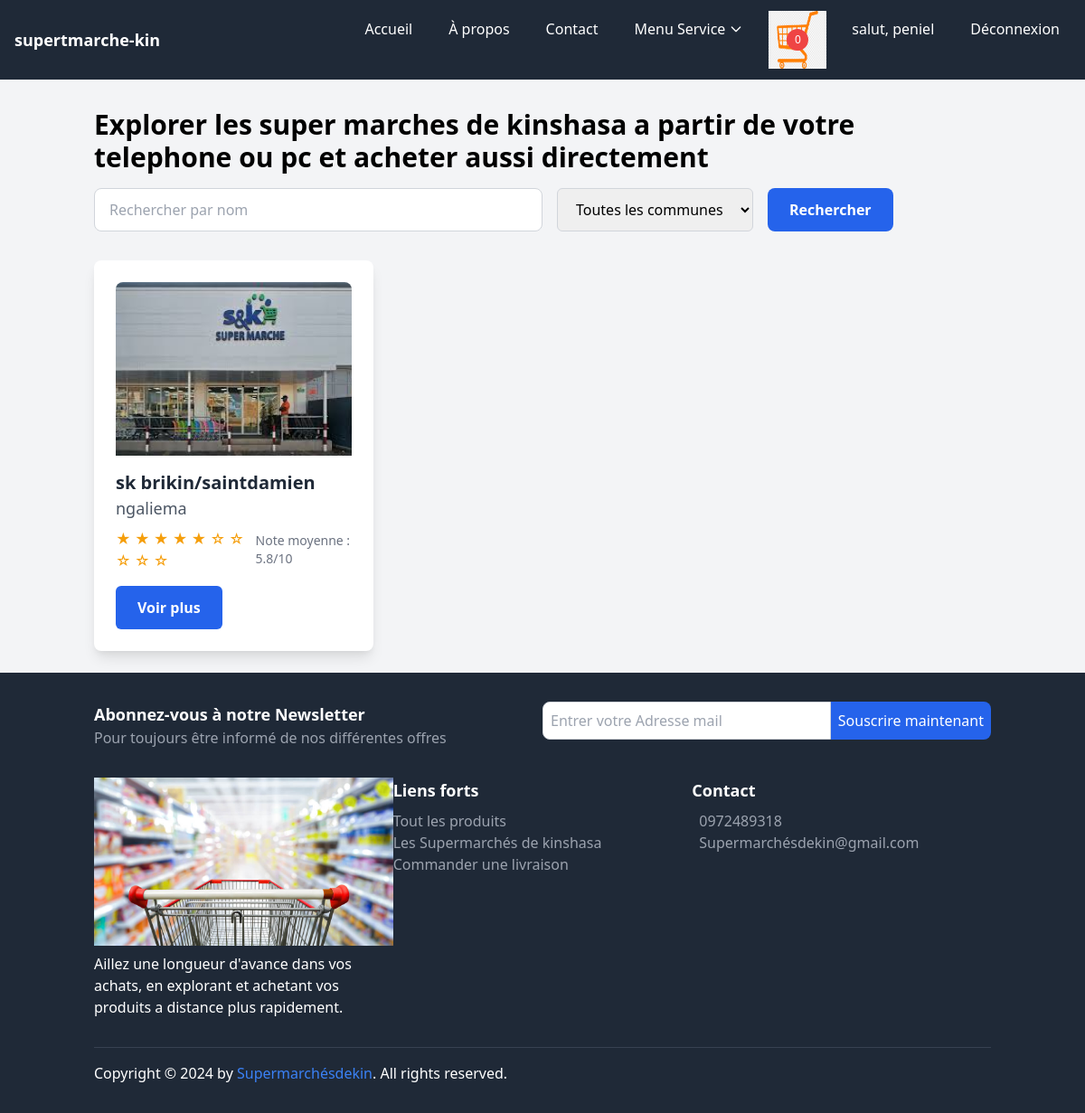
Screenshot of /list_store/ (signed in) with the database file from the repository.
### core/models.py (models this page shows, shortened)
class Cart(models.Model):
    user = models.ForeignKey(settings.AUTH_USER_MODEL, on_delete=models.CASCADE, related_name='carts')
    created_at = models.DateTimeField(auto_now_add=True)
    is_ordered = models.BooleanField(default=False)
    is_active = models.BooleanField(default=True) # Ajoutez ce champ
    def get_item_count(self):
        return sum(item.quantity for item in self.items.all())

class CustomUser(AbstractUser):
    email = models.EmailField(unique=True)
    profile_pic = models.ImageField(upload_to="p_img", blank=True, null=True)
    address = models.CharField(max_length=50, blank=True, null=True)
    phone = models.CharField(max_length=11, blank=True, null=True)
    role = models.CharField(max_length=50, blank=True, null=True)
    bio = models.TextField(blank=True, null=True)
    USERNAME_FIELD = 'email'
    REQUIRED_FIELDS = ('username',)

class Store(models.Model):
    owner = models.ForeignKey(settings.AUTH_USER_MODEL, on_delete=models.CASCADE, related_name="stores")
    name = models.CharField(max_length=255)
    slug=models.SlugField(blank=True, null=True)
    description = models.TextField()
    thumbnail = models.ImageField(upload_to="img", null=True, blank=True, verbose_name="Image du Store")
    created_at = models.DateTimeField(auto_now_add=True)
    updated_at = models.DateTimeField(auto_now=True, verbose_name="Date de mise à jour")
    commune = models.CharField(max_length=100, choices=COMMUNES_CHOICES, default='kinshasa', verbose_name="Commune")

### base/views.py (the view)
# urls.py: path('list_store/',views.list_store, name= 'list_store'),
def list_store(request):
    stores = Store.objects.all()
    store_name = request.GET.get('nom', '')
    if store_name:
        stores = stores.filter(name__icontains=store_name)
    commune = request.GET.get('commune', '')
    if commune:
        stores = stores.filter(commune=commune)
    paginator = Paginator(stores, 4)
    page_number = request.GET.get('page')
    try:
        stores_page = paginator.page(page_number)
    except PageNotAnInteger:
        stores_page = paginator.page(1)
    except EmptyPage:
        stores_page = paginator.page(paginator.num_pages)
    for store in stores_page:
        testimonials = Testimonial.objects.filter(store=store)
        if testimonials.exists():
            store.average_rating = testimonials.aggregate(Avg('rating'))['rating__avg']
        else:
            store.average_rating = 0
    communes = [
    ('', 'Toutes les communes'),
    ('ngaliema', 'Ngaliema'),
    ('limete', 'Limete'),
    ('mongafula', 'Mongafula'),
    ('kingabwa', 'Kingabwa'),
    ('bandalungwa', 'Bandalungwa'),
    ('kinshasa', 'Kinshasa'),
    ('gombe', 'Gombe'),
    ('kasa-vubu', 'Kasa-Vubu'),
    ('ngiri-ngiri', 'Ngiri-Ngiri'),
    ('kinkole', 'Kinkole'),
    ('matete', 'Matete'),
    ('kinshasa', 'Kinshasa'),
    ('kimbanguiste', 'Kimbanguiste'),
    ('kalamu', 'Kalamu'),
    ('ngaba', 'Ngaba'),
    ('lemba', 'Lemba'),
    ('madrassah', 'Madrassah'),
    ('masina', 'Masina'),
    ('lualaba', 'Lualaba'),
    ('kwa-kabuya', 'Kwa-Kabuya'),
    ('makala', 'Makala'),
    ('bumbu', 'Bumbu'),
    ('ngombé', 'Ngombé'),
    ('eala', 'Eala'),
]
    context = {
        'stores': stores_page,
        'store_name': store_name,
        'rating_choices': Testimonial.RATING_CHOICES,
        'range_10': range(1, 11),  # Créer la plage de 1 à 10 pour les étoiles
        'communes': communes,
        'commune': commune,
    }
    return render(request, "base/list_store.html", context)

### core/context_processors.py (called while the page is built)
def cart(request):
    if request.user.is_authenticated:
        cart = get_or_create_cart(request.user)
    else:
        cart = None
    return {'cart': cart}

### core/utils.py (called while the page is built)
def get_or_create_cart(user):
    cart, created = Cart.objects.get_or_create(user=user, is_active=True)
    return cart

### base/templates/base/list_store.html (shortened to what this page needs)
{% extends "base.html" %}
{% load static %}
{% block content %}
<section class="container mx-auto mt-8 px-4">
    <h2 class="text-3xl font-bold mb-4">Explorer les super marches de kinshasa a partir de votre telephone ou pc et acheter aussi directement</h2>
    <form method="GET" action="{% url 'list_store' %}" class="mb-8">
        <div class="flex gap-4">
            <input type="text" name="nom" value="{{ store_name }}" placeholder="Rechercher par nom" class="px-4 py-2 border border-gray-300 rounded-lg w-full sm:w-1/2">
            <select name="commune" class="px-4 py-2 w-full sm:w-auto border border-gray-300 rounded-md">
                {% for value, label in communes %}
                    <option value="{{ value }}" {% if value == commune %}selected{% endif %}>{{ label }}</option>
                {% endfor %}
            </select>
            <button type="submit" class="px-6 py-3 bg-blue-600 text-white rounded-lg font-semibold hover:bg-blue-700 focus:outline-none focus:ring-2 focus:ring-blue-500 w-full sm:w-auto">
                Rechercher
            </button>
        </div>
    </form>
<div class="grid grid-cols-1 sm:grid-cols-2 lg:grid-cols-3 xl:grid-cols-4 gap-8">
    {% for store in stores %}
    <div class="transform transition-transform hover:scale-105 hover:shadow-lg duration-300 mb-6">
        <div class="bg-white p-6 rounded-lg shadow-lg hover:shadow-2xl">
            {% if store.thumbnail %}
            <img class="w-full h-48 object-cover rounded-t-lg" src="{{ store.thumbnail.url }}" alt="{{ store.name }}">
            {% else %}
            <img class="w-full h-48 object-cover rounded-t-lg" src="{% static 'img/default-store.jpg' %}" alt="Image par défaut du Store">
            {% endif %}
            <h3 class="text-xl font-semibold text-gray-800 mt-4">{{ store.name }}</h3>
            <p class="text-lg text-gray-600">{{ store.commune }}</p>
            <div class="flex items-center mt-2">
                <p class="text-yellow-500">
                    {% for i in range_10 %}
                        {% if i <= store.average_rating %}
                            &#9733;
                        {% else %}
                            &#9734;
                        {% endif %}
                    {% endfor %}
                </p>
                <span class="text-sm text-gray-500 ml-2">Note moyenne : {{ store.average_rating|default:"0" }}/10</span>
            </div>
            <div class="mt-4">
                <a href="{% url 'store_detail' store.slug %}" class="inline-block px-6 py-3 text-white bg-blue-600 hover:bg-blue-800 rounded-md font-semibold transition duration-300">
                    Voir plus
                </a>
            </div>
        </div>
    </div>
    {% empty %}
    <p class="text-center text-lg text-gray-600">Aucun store trouvé avec ces critères.</p>
    {% endfor %}
</div>
</section>
{% endblock content %}

### templates/base.html (shortened to what this page needs)
{% load static %}
<!DOCTYPE html>
<html lang="fr">
<head>
    <link href="https://cdn.jsdelivr.net/npm/tailwindcss@2.2.19/dist/tailwind.min.css" rel="stylesheet">
</head>
<body class="bg-gray-100">
    <nav class="bg-gray-800 text-white">
        <div class="max-w-7xl mx-auto px-4 py-3 flex justify-between items-center">
            <div class="text-lg font-bold">
                <a href="{% url 'index' %}" class="text-white hover:underline">supertmarche-kin</a>
            </div>
            <div class="hidden md:flex space-x-4">
                <a href="{% url 'index' %}" class="hover:bg-gray-700 px-3 py-2 rounded">Accueil</a>
                <a href="{% url 'apropos' %}" class="hover:bg-gray-700 px-3 py-2 rounded">À propos</a>
                <a href="{% url 'contact' %}" class="hover:bg-gray-700 px-3 py-2 rounded">Contact</a>
<div class="relative">
    <button class="hover:bg-gray-700 px-3 py-2 rounded inline-flex items-center" id="immoDropdownButton">
       Menu Service
        <svg class="ml-1 w-4 h-4" fill="none" stroke="currentColor" viewBox="0 0 24 24" xmlns="http://www.w3.org/2000/svg">
            <path stroke-linecap="round" stroke-linejoin="round" stroke-width="2" d="M19 9l-7 7-7-7"></path>
        </svg>
    </button>
</div>
<a href="{% url 'cart_detail' %}" class="relative inline-block">
    <span id="cart-items-count" class="absolute top-1/2 left-1/2 bg-red-500 text-white rounded-full w-6 h-6 flex items-center justify-center text-xs transform -translate-x-1/2 -translate-y-1/2">
        {{ cart.get_item_count }}
    </span>
</a>
                {% if request.user.is_authenticated %}
                    <a href="{% url 'profile' %}" class="hover:bg-gray-700 px-3 py-2 rounded">salut, {{ request.user.username }}</a>
                    <a href="{% url 'signout' %}" class="hover:bg-gray-700 px-3 py-2 rounded">Déconnexion</a>
                {% else %}
                    <a href="{% url 'signup' %}" class="hover:bg-gray-700 px-3 py-2 rounded">S'inscrire</a>
                    <a href="{% url 'signin' %}" class="hover:bg-gray-700 px-3 py-2 rounded">Connexion</a>
                {% endif %}
            </div>
        </div>
    </nav>
      {% block content %}{% endblock content %}
    <footer class="bg-gray-800 text-white py-8">
        <div class="container mx-auto px-4">
            <div class="mb-8">
                <div class="flex flex-col md:flex-row">
                    <div class="md:w-1/2 mb-4 md:mb-0">
                        <h3 class="text-lg font-bold">Abonnez-vous à notre Newsletter</h3>
                        <p class="text-gray-400">Pour toujours être informé de nos différentes offres</p>
                    </div>
                    <div class="md:w-1/2">
                        <form action="https://api.web3forms.com/submit" method="POST" class="flex">
                            <input type="email" name="email" placeholder="Entrer votre Adresse mail" required class="flex-1 p-2 rounded-l-lg border border-gray-300" />
                            <button class="bg-blue-600 text-white p-2 rounded-r-lg">Souscrire maintenant</button>
                        </form>
                    </div>
                </div>
            </div>
            <div class="flex flex-col md:flex-row mb-8">
                <div class="md:w-1/3 mb-4 md:mb-0">
                    <div class="footer-logo mb-2">
                        <img class="img-fluid" src="{% static 'img/her2.jpg' %}" alt="">
                    </div>
                    <p>Aillez une longueur d'avance dans vos achats, en explorant et achetant vos produits a distance plus rapidement.</p>
                </div>
                <div class="md:w-1/3 mb-4 md:mb-0">
                    <h3 class="text-lg font-bold">Liens forts</h3>
                    <ul class="mt-2">
                        <li><a href="{% url 'list_product' %}" class="text-gray-400 hover:text-white">Tout les produits</a></li>
                        <li><a href="{% url 'list_store' %}" class="text-gray-400 hover:text-white">Les Supermarchés de kinshasa</a></li>
                        <li><a href="{% url 'creer_commande' %}" class="text-gray-400 hover:text-white">Commander une livraison</a></li>
                    </ul>
                </div>
                <div class="md:w-1/3">
                    <h3 class="text-lg font-bold">Contact</h3>
                    <div class="mt-2">
                        <p class="flex items-center"><a href="callto:+243 97 24 89 318" class="text-gray-400 hover:text-white">0972489318</a></p>
                        <p class="flex items-center"><a href="mailto:ngelekapeniel@gmail.com" class="text-gray-400 hover:text-white">Supermarchésdekin@gmail.com</a></p>
                    </div>
                </div>
            </div>
            <div class="border-t border-gray-700 pt-4">
                <div class="flex justify-between items-center">
                    <div>
                        <p class="mb-0">Copyright © 2024 by <a href="#" class="text-blue-500 hover:underline">Supermarchésdekin</a>. All rights reserved.</p>
                    </div>
                </div>
            </div>
        </div>
    </footer>
</body>
</html>

### rows the page displays
Cart: get_item_count "0"
CustomUser: user.username "peniel"
Store: thumbnail (picture), name "sk brikin/saintdamien", commune "ngaliema", average_rating "5.8"

### other values shown
form field commune "Toutes les communes"
